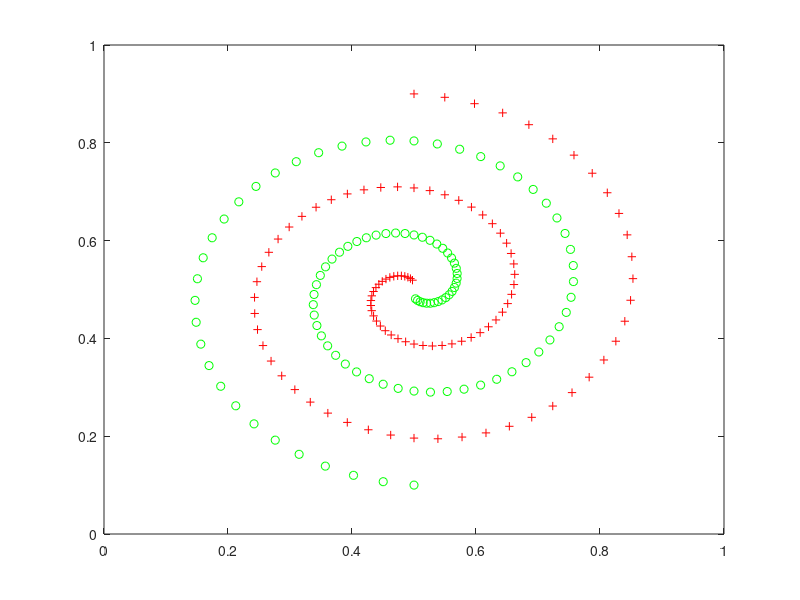

Write MATLAB code to recreate this figure. (Note: this script raises an error after producing the figure.)
%% 产生双螺旋数据,每类100个样本点，共200个样本
train_num=100;
train_circle_number=5000;
test_number=100;
i=(1:1:train_num)';

%双螺旋数据点的产生方程
alpha1=pi*(i-1)/25;
beta=0.4*((105-i)/104);
x0=0.5+beta.*sin(alpha1);
y0=0.5+beta.*cos(alpha1);
z0=zeros(train_num,1);
x1=0.5-beta.*sin(alpha1);
y1=0.5-beta.*cos(alpha1);
z1=ones(train_num,1);

% 事实证明BP神经网络在训练数据时与输入数据正负样本的顺序是有关系的
% 如果一开始的一半数据都是正(负)样本，后面的全是负(正)样本，则训练出来的效果不好，所以这里需要随机打乱
k=rand(1,2*train_num);
[m,n]=sort(k);

train=[x0 y0 z0;x1,y1,z1];                     %1条螺旋线数据点,200*3的矩阵
trian_label1=train(n(1:2*train_num),end)';     %训练数据类别，1*200的行向量
train_data1 =train(n(1:2*train_num),1:end-1)'; %训练数据属性，2*200的矩阵

%把1维的输出变成2维的输出,train_labe2为200*2的矩阵
for i=1:2*train_num
    switch trian_label1(i)
        case 0
            train_label2(i,:)=[1 0];
        case 1
            train_label2(i,:)=[0 1];
    end
end

train_label=train_label2'; %train_label为2*200的矩阵
         
plot(x0,y0,'r+');
hold on;
plot(x1,y1,'go');
%legend();

%% BP神经网络结构的初始化
%网络结构，2个输入，3个神经元，2个输出
innum=2;
midnum=5;
outnum=2;

[train_data,train_datas]=mapminmax(train_data1);

%输入输出取值阈值随机初始化
%w1矩阵表示每一行为一个隐含层神经元的输入权值
w1=rands(midnum,innum);  %rands函数用来初始化神经元的权值和阈值是很合适的,w1为3*2的矩阵
b1=rands(midnum,1);      %b1为3*1的矩阵
%w2矩阵表示每一列为一个输出层神经元的输入权值
w2=rands(midnum,outnum); %w2为3*2的矩阵
b2=rands(outnum,1);      %b2为2*1的矩阵

%用来保存上一次的权值和阈值，因为后面的更新方差是递归的，要用到
w1_1=w1;w1_2=w1_1;
b1_1=b1;b1_2=b1_1;
w2_1=w2;w2_2=w2_1;
b2_1=b2;b2_2=b2_1;

%学习率的设定
alpha=0.05;

%训练10次就ok了，而不管训练后的结果如何
for train_circle=1:train_circle_number  ;
    for i=1:2*train_num; %200个训练样本
       %% 输入层的输出
        x=train_data(:,i);%取出第i个样本，x(i)为2*1的列向量
        %% 隐含层的输出
        for j=1:midnum;
            I(j)=train_data(:,i)'*w1(j,:)'+b1(j);  %I(j)为1*1的实数
            Iout(j)=1/(1+exp(-I(j)));   %Iout(j)也为1*1的实数
        end     %Iout为1*3的行向量   
        %% 输出层的输出
         yn=(Iout*w2)'+b2;   %yn为2*1的列向量，因此此时的传函为线性的，所以可以一步到位，不必上面
        
        %% 计算误差
        e=train_label(:,i)-yn; %e为2*1的列向量，保存的是误差值
        
        %计算权值变换率
        dw2=e*Iout; %dw2为2*3的矩阵，每一行表示输出接点的输入权值变化率
        db2=e'; %e为1*2的行向量
        
        for j=1:midnum
            S=1/(1+exp(-I(j)));
            FI(j)=S*(1-S);  %FI(j)为一实数，FI为1*3的行向量
        end
        
        for k=1:1:innum
            for j=1:midnum
                dw1(k,j)=FI(j)*x(k)*(e(1)*w2(j,1)+e(2)*w2(j,2));    %dw1为2*3的矩阵
                db1(j)=FI(j)*(e(1)*w2(j,1)+e(2)*w2(j,2));   %db1为1*3的矩阵
            end
        end
        
        %% 权值更新方程
        w1=w1_1+alpha*dw1'; %w1仍为3*2的矩阵
        b1=b1_1+alpha*db1'; %b1仍为3*1的矩阵
        w2=w2_1+alpha*dw2'; %w2仍为3*2的矩阵
        b2=b2_1+alpha*db2'; %b2仍为2*1的矩阵
        
        %% 保存上一次的权值和阈值
        w1_2=w1_1;w1_1=w1;
        b1_2=b1_1;b1_1=b1;
        w2_2=w2_1;w2_1=w2;
        b2_2=b2_1;b2_1=b2;
    end
end


%% 产生双螺旋测试数据
%% 产生双螺旋数据,每类100个样本点，共200个样本
i=(1.5:1:test_number+0.5)';    %每类51个样本

%双螺旋数据点的产生方程
alpha2=pi*(i-1)/25;
beta2=0.4*((105-i)/104);
m0=0.5+beta2.*sin(alpha2);
n0=0.5+beta2.*cos(alpha2);
s0=zeros(test_number,1);
m1=0.5-beta2.*sin(alpha2);
n1=0.5-beta2.*cos(alpha2);
s1=ones(test_number,1);

test=[m0 n0 s0;m1,n1,s1];    %1条螺旋线数据点,3*102的矩阵
test_label1=test(:,end)';    %测试数据类别，1*102的行向量
test_data1=test(:,1:end-1)'; %测试数据属性，2*102的矩阵

%把1维的输出变成2维的输出,train_labe2为200*2的矩阵
for i=1:2*test_number
    switch test_label1(i)
        case 0
            test_label2(i,:)=[1 0];
        case 1
            test_label2(i,:)=[0 1];
    end
end

test_label=test_label2'; %test_label为2*102的矩阵
         
%%  画出测试数据双螺旋曲线
plot(m0,n0,'c+');
hold on;
plot(m1,n1,'yo');
legend('训练数据螺旋线1','训练数据螺旋线2','测试数据螺旋线1','测试数据螺旋线2');

test_data=mapminmax('apply',test_data1,train_datas);

% %% 用训练到的模型对训练数据本身进行预测
% for i=1:102
%     for j=1:midnum
%         I(j)=train_data(:,i)'*w1(j,:)'+b1(j);
%         Iout(j)=1/(1+exp(-I(j)));%Iout为1*3的行向量
%     end
%     predict(:,i)=w2'*Iout'+b2;%predict为2*102的矩阵
% end
% 
% test_data=mapminmax('apply',train_data1,train_datas);
% test_label=train_label;
% test_label1=trian_label1;

%% 用训练到的模型预测数据
for i=1:2*test_number
    for j=1:midnum
        I(j)=test_data(:,i)'*w1(j,:)'+b1(j);
        Iout(j)=1/(1+exp(-I(j)));%Iout为1*3的行向量
    end
    predict(:,i)=w2'*Iout'+b2;%predict为2*102的矩阵
end

%% 预测结果分析
for i=1:2*test_number
    output_pred(i)=find(predict(:,i)==max(predict(:,i)));    %out_pred为1*102的矩阵
end

error=output_pred-test_label1-1;    %


%% 计算出每一类预测错误的个数总和
k=zeros(1,2); %k=[0 0]
for i=1:2*test_number
    if error(i)~=0    %matlab中不能用if error(i)！=0 
        [b c]=max(test_label(:,i));
        switch c
            case 1
                k(1)=k(1)+1;
            case 2
                k(2)=k(2)+1;
        end
    end
end


%% 求出每一类总体的个数和
kk=zeros(1,2); %k=[0 0]
for i=1:2*test_number
    [b c]=max(test_label(:,i));
    switch c
        case 1
            kk(1)=kk(1)+1;
        case 2
            kk(2)=kk(2)+1;
    end
end


%% 计算每一类的正确率
accuracy=(kk-k)./kk